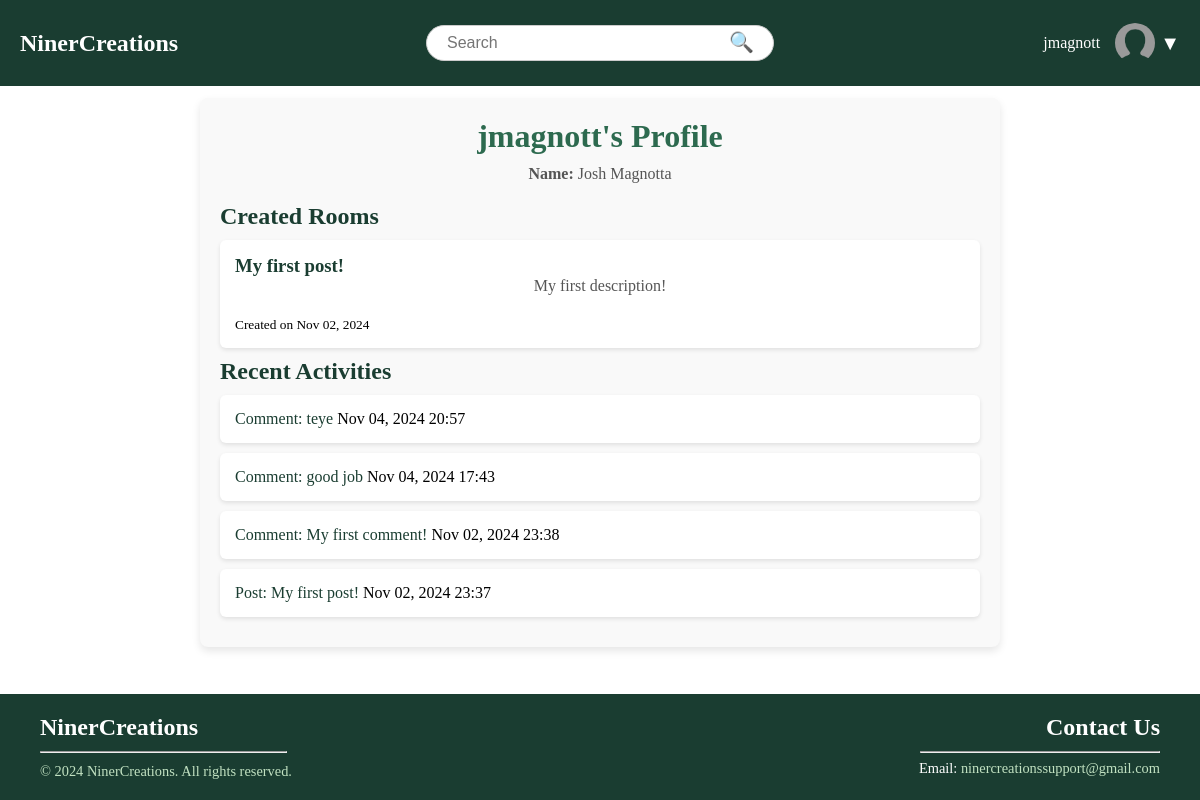
/profile/1/, run on an earlier commit of the app's database.
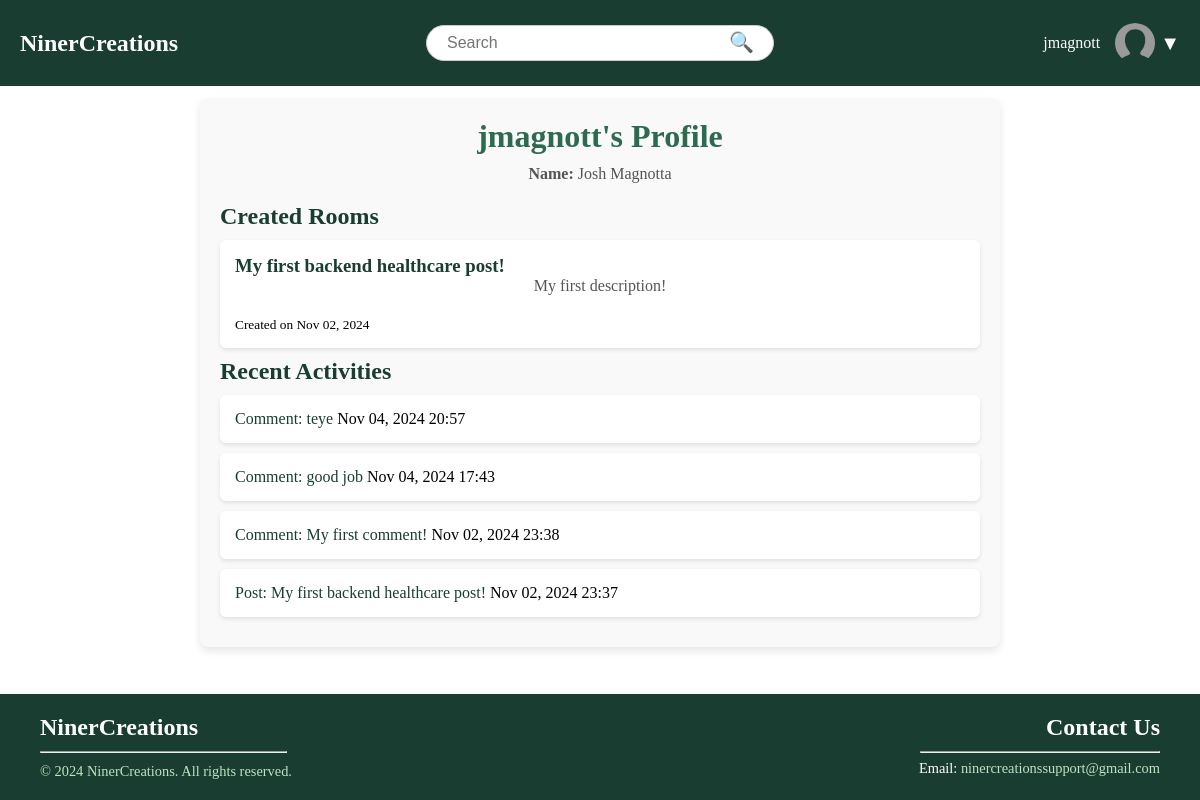
And on a later commit of the database.
### NinerCreations/models.py (models this page shows, shortened)
class Post(models.Model):
    author = models.ForeignKey(User, on_delete=models.CASCADE)
    title = models.CharField(max_length=255)
    content = models.TextField()
    created_at = models.DateTimeField(auto_now_add=True)
    topics = models.ManyToManyField(Topic, related_name="posts", blank=True)
    @property
    def activity_type(self):
        return "Post"

### NinerCreations/views.py (the view)
# urls.py: path('profile/<int:pk>/', views.user_profile_view, name='user_profile'),
def user_profile_view(request, pk):
    user = get_object_or_404(User, pk=pk)
    recent_rooms = Post.objects.filter(author=user).order_by('-created_at')[:5]  # Last 5 rooms
    recent_posts = Post.objects.filter(author=user).order_by('-created_at')[:10]
    recent_comments = Comment.objects.filter(author=user).order_by('-created_at')[:10]
    recent_activities = sorted(
        list(recent_posts) + list(recent_comments),
        key=lambda x: x.created_at,
        reverse=True
    )[:10]
    context = {
        'user': user,
        'recent_rooms': recent_rooms,
        'recent_activities': recent_activities,
    }
    return render(request, 'base/user_profile.html', context)

### NinerCreations/models.py (called while the page is built)
    @property
    def activity_type(self):
        return "Comment"

### NinerCreations/templates/base/user_profile.html (shortened to what this page needs)
{% extends "base/base.html" %}
{% block content %}
<div class="profile-page-container">
    <h1>{{ user.username }}'s Profile</h1>
    <p><strong>Name:</strong> {{ user.get_full_name }}</p>
    <h2>Created Rooms</h2>
    {% if recent_rooms %}
        <ul>
            {% for room in recent_rooms %}
                <li>
                    <a class ="profile-tags" style="color: #1A3D31; text-decoration: none;" href="{% url 'post_detail' room.id %}">
                    <h3>{{ room.title }}</h3>
                    </a>
                    <p>{{ room.content }}</p>
                    <small>Created on {{ room.created_at|date:"M d, Y" }}</small>
                </li>
            {% endfor %}
        </ul>
    {% else %}
        <p>No rooms created yet.</p>
    {% endif %}
    <h2>Recent Activities</h2>
    {% if recent_activities %}
        <div>
        <ul>
            {% for activity in recent_activities %}
                <li>
                    {% if activity.activity_type == "Post" %}
                    <a style="color: #1A3D31; text-decoration: none;" href="{% url 'post_detail' activity.id %}">
                        Post: {{ activity.title }}
                    </a>
                    {% elif activity.activity_type == "Comment" %}
                    <a style="color: #1A3D31; text-decoration: none;" href="{% url 'post_detail' activity.post.id %}">
                        Comment: {{ activity.content }}
                    </a>
                    {% endif %}
                        {{ activity.created_at|date:"M d, Y H:i" }}
                </li>
            {% endfor %}
        </ul>
        </div>
    {% else %}
        <p>No recent activities.</p>
    {% endif %}
</div>
{% endblock %}

What changed in the data, as far as the page shows it:
changed Post "My first description!": title "My first post!" → "My first backend healthcare post!"
